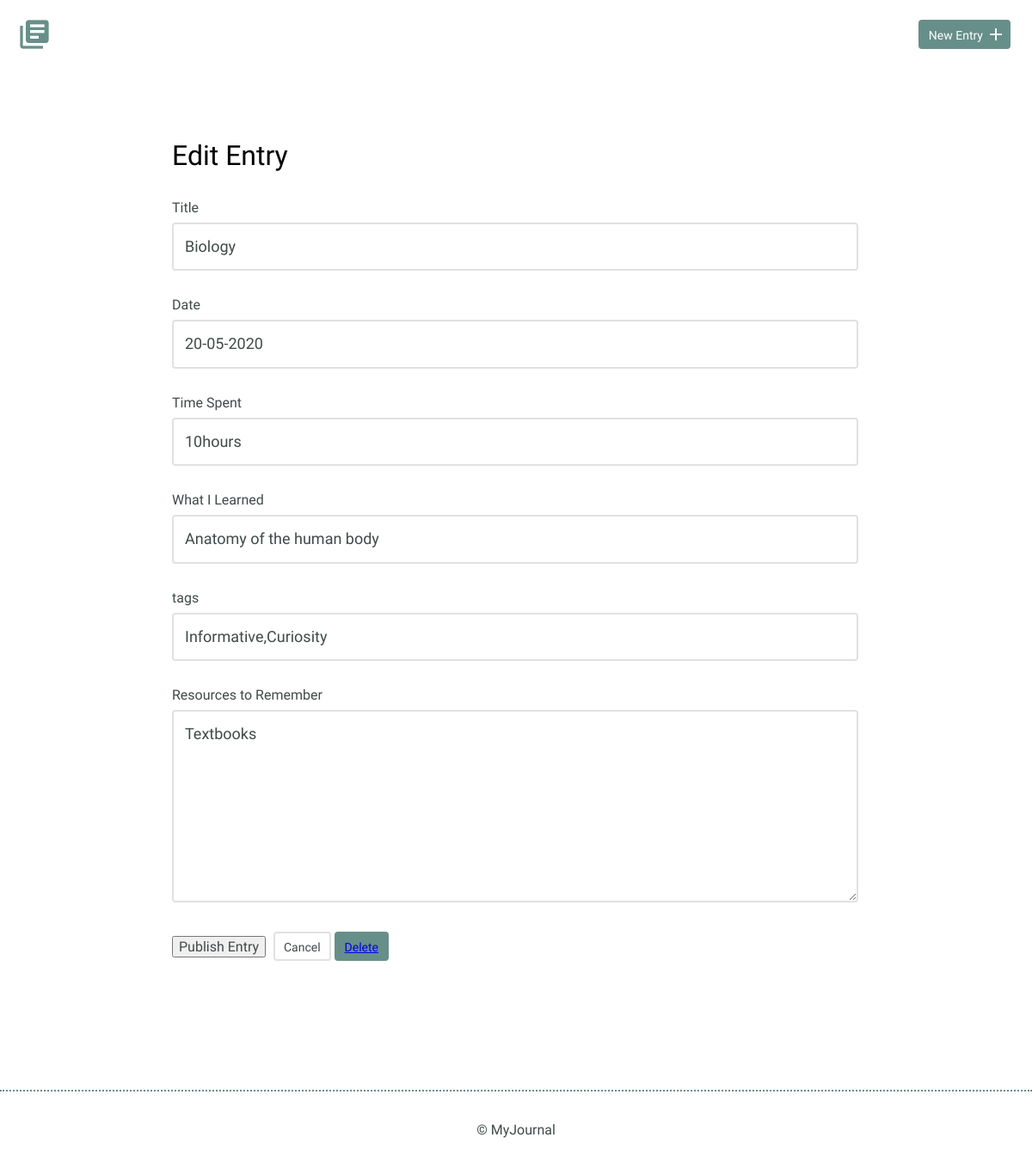
Page /edit.php?id=2 on the earlier database version.
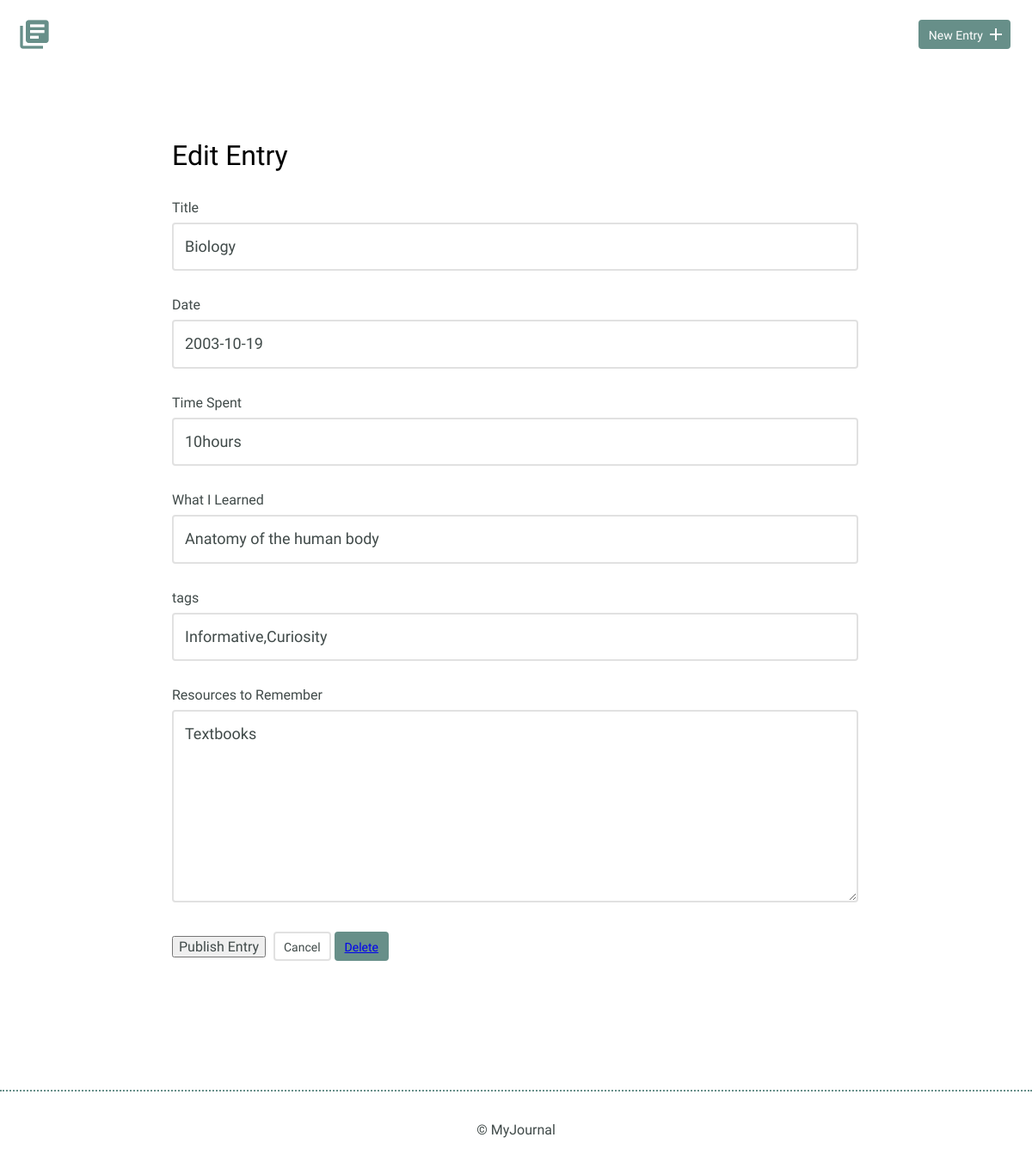
Same page on the later database version.
### tables this page shows
CREATE TABLE "entries" (
	"id"	INTEGER PRIMARY KEY AUTOINCREMENT,
	"title"	TEXT UNIQUE,
	"date"	TEXT,
	"time_spent"	TEXT,
	"learned"	TEXT,
	"resources"	TEXT,
	"tagId"	INT,
	CONSTRAINT "fk_column" FOREIGN KEY("tagId") REFERENCES "tags"("id")
);

### inc/connection.php (called while the page is built, shortened)
<?php
function getOne ($database,$id){
    $query=("SELECT * FROM entries WHERE id=:id");
    try{
    $result=$database->prepare($query);
    $result->execute(["id"=>$id]);
    return $result;
    }catch(Exception $e){
        echo $e->getMessage();
    }
}
function joinTag($db,$id){
    try{
    $query="SELECT entries_tags.entriesId,entries_tags.tagId,tags.name,tags.id FROM entries_tags JOIN  tags ON entries_tags.tagId=tags.id WHERE entries_tags.entriesId =:d";
    $res=$db->prepare($query);
    $res->execute(["d"=>$id]);
    return $res;
    }catch( Exception $e){
        echo $e->getMessage();
    }
}

### edit.php (the view, shortened to what this page needs)
<?php include 'inc/header.php'?>
<?php include 'inc/connection.php'?>
<?php
$res=null;
 if(isset($_GET["id"])){
    $identity=filter_var($_GET["id"], FILTER_SANITIZE_NUMBER_INT);
    $res=getOne($conn,$identity)->fetch();
 }
 ?>
        <section>
            <div class="container">
                <div class="edit-entry">
                    <h2>Edit Entry</h2>
                    <form method="post" action="edit.php">
                        <label for="title">Title</label>
                       <?php echo "<input id=title type=text name=title value='".$res["title"]."'>"?><br>
                        <label for="date">Date</label>
                        <?php echo "<input id=title type=text name=date value='".$res["date"]."'>"?><br>
                        <label for="time-spent"> Time Spent</label>
                        <?php echo "<input id=title type=text name=timeSpent value='".$res["time_spent"]."'>"?><br>
                        <label for="what-i-learned">What I Learned</label>
                        <?php echo "<input id=title type=text name=learned value='".$res["learned"]."'>"?><br>
                        <?php
                        $entries=connect();
                        $answer=joinTag($entries,$res["id"])->fetchALL();
                           $tagArr=[];
                           foreach($answer as $ans){
                               array_push($tagArr,$ans["name"]);
                           }
                         $tagsA = implode(",",$tagArr);
                        ?>
                        <label for="tags">tags</label>
                        <?php echo "<input id=tags type=text name=tags value='".$tagsA."'>"?><br>
                        <label for="resources-to-remember">Resources to Remember</label>
                        <textarea id="resources-to-remember" rows="5" name="resources" ><?php echo $res["resources"]?></textarea>
                        <input type="submit" value="Publish Entry" >
                        <a href="#" class="button button-secondary">Cancel</a>
                        <?php echo "<button class=button><a href=edit.php?del=".$res["id"].">Delete</a></button>"?>
                    </form>
                </div>
            </div>
        </section>
        <?php include 'inc/footer.php'?>
    </body>
</html>

Differences in the rows shown:
changed entries "Biology": date "20-05-2020" → "2003-10-19"
